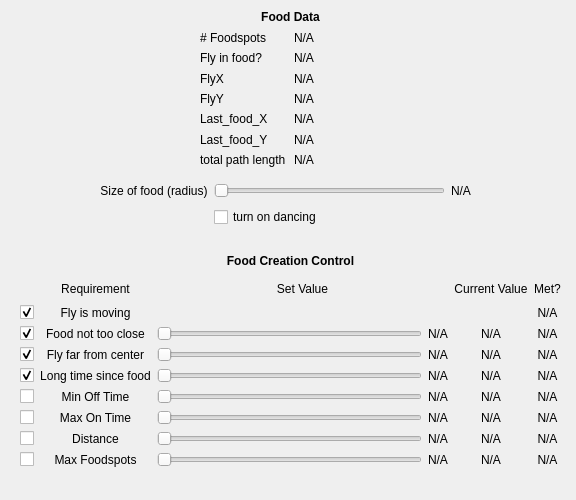
<?xml version="1.0" encoding="UTF-8"?>
<ui version="4.0">
 <class>Form</class>
 <widget class="QWidget" name="Form">
  <property name="enabled">
   <bool>true</bool>
  </property>
  <property name="geometry">
   <rect>
    <x>0</x>
    <y>0</y>
    <width>576</width>
    <height>500</height>
   </rect>
  </property>
  <property name="font">
   <font>
    <strikeout>false</strikeout>
   </font>
  </property>
  <property name="windowTitle">
   <string>FlyVR BigRig</string>
  </property>
  <property name="autoFillBackground">
   <bool>false</bool>
  </property>
  <widget class="QWidget" name="gridLayoutWidget">
   <property name="geometry">
    <rect>
     <x>200</x>
     <y>10</y>
     <width>181</width>
     <height>157</height>
    </rect>
   </property>
   <layout class="QGridLayout" name="gridLayout">
    <item row="1" column="1">
     <widget class="QLabel" name="num_food_label">
      <property name="text">
       <string>N/A</string>
      </property>
     </widget>
    </item>
    <item row="4" column="0">
     <widget class="QLabel" name="label_16">
      <property name="text">
       <string>FlyY</string>
      </property>
     </widget>
    </item>
    <item row="3" column="1">
     <widget class="QLabel" name="fly_x_label">
      <property name="text">
       <string>N/A</string>
      </property>
     </widget>
    </item>
    <item row="1" column="0">
     <widget class="QLabel" name="label_11">
      <property name="text">
       <string># Foodspots</string>
      </property>
     </widget>
    </item>
    <item row="3" column="0">
     <widget class="QLabel" name="label_15">
      <property name="text">
       <string>FlyX</string>
      </property>
     </widget>
    </item>
    <item row="6" column="1">
     <widget class="QLabel" name="last_food_y_label">
      <property name="text">
       <string>N/A</string>
      </property>
     </widget>
    </item>
    <item row="2" column="1">
     <widget class="QLabel" name="fly_in_food_label">
      <property name="text">
       <string>N/A</string>
      </property>
     </widget>
    </item>
    <item row="6" column="0">
     <widget class="QLabel" name="label_18">
      <property name="text">
       <string>Last_food_Y</string>
      </property>
     </widget>
    </item>
    <item row="5" column="1">
     <widget class="QLabel" name="last_food_x_label">
      <property name="text">
       <string>N/A</string>
      </property>
     </widget>
    </item>
    <item row="0" column="0" colspan="2">
     <widget class="QLabel" name="label_10">
      <property name="text">
       <string>&lt;html&gt;&lt;head/&gt;&lt;body&gt;&lt;p&gt;&lt;span style=&quot; font-weight:600;&quot;&gt;Food Data&lt;/span&gt;&lt;/p&gt;&lt;/body&gt;&lt;/html&gt;</string>
      </property>
      <property name="alignment">
       <set>Qt::AlignCenter</set>
      </property>
     </widget>
    </item>
    <item row="5" column="0">
     <widget class="QLabel" name="label_17">
      <property name="text">
       <string>Last_food_X</string>
      </property>
     </widget>
    </item>
    <item row="2" column="0">
     <widget class="QLabel" name="label_14">
      <property name="text">
       <string>Fly in food?</string>
      </property>
     </widget>
    </item>
    <item row="4" column="1">
     <widget class="QLabel" name="fly_y_label">
      <property name="text">
       <string>N/A</string>
      </property>
     </widget>
    </item>
    <item row="7" column="0">
     <widget class="QLabel" name="label_2">
      <property name="text">
       <string>total path length</string>
      </property>
     </widget>
    </item>
    <item row="7" column="1">
     <widget class="QLabel" name="total_path_label">
      <property name="text">
       <string>N/A</string>
      </property>
     </widget>
    </item>
   </layout>
  </widget>
  <widget class="QWidget" name="gridLayoutWidget_2">
   <property name="geometry">
    <rect>
     <x>20</x>
     <y>250</y>
     <width>541</width>
     <height>217</height>
    </rect>
   </property>
   <layout class="QGridLayout" name="gridLayout_2">
    <item row="6" column="1">
     <widget class="QLabel" name="label_3">
      <property name="text">
       <string>Min Off Time</string>
      </property>
      <property name="alignment">
       <set>Qt::AlignCenter</set>
      </property>
     </widget>
    </item>
    <item row="2" column="5">
     <widget class="QLabel" name="fly_moving_met_label">
      <property name="text">
       <string>N/A</string>
      </property>
      <property name="alignment">
       <set>Qt::AlignCenter</set>
      </property>
     </widget>
    </item>
    <item row="5" column="1">
     <widget class="QLabel" name="label_20">
      <property name="text">
       <string>Long time since food</string>
      </property>
      <property name="alignment">
       <set>Qt::AlignCenter</set>
      </property>
     </widget>
    </item>
    <item row="4" column="0">
     <widget class="QCheckBox" name="min_fly_dist_from_center_checkbox">
      <property name="text">
       <string/>
      </property>
      <property name="checked">
       <bool>true</bool>
      </property>
      <property name="tristate">
       <bool>false</bool>
      </property>
     </widget>
    </item>
    <item row="3" column="2">
     <widget class="QSlider" name="min_food_distance_slider">
      <property name="orientation">
       <enum>Qt::Horizontal</enum>
      </property>
     </widget>
    </item>
    <item row="3" column="4">
     <widget class="QLabel" name="food_distance_label">
      <property name="text">
       <string>N/A</string>
      </property>
      <property name="alignment">
       <set>Qt::AlignCenter</set>
      </property>
     </widget>
    </item>
    <item row="1" column="1">
     <widget class="QLabel" name="fly_major_axis_label_6">
      <property name="text">
       <string>Requirement</string>
      </property>
      <property name="alignment">
       <set>Qt::AlignCenter</set>
      </property>
     </widget>
    </item>
    <item row="4" column="2">
     <widget class="QSlider" name="min_fly_dist_from_center_slider">
      <property name="orientation">
       <enum>Qt::Horizontal</enum>
      </property>
     </widget>
    </item>
    <item row="3" column="5">
     <widget class="QLabel" name="food_distance_met_label">
      <property name="text">
       <string>N/A</string>
      </property>
      <property name="alignment">
       <set>Qt::AlignCenter</set>
      </property>
     </widget>
    </item>
    <item row="1" column="4">
     <widget class="QLabel" name="fly_major_axis_label_7">
      <property name="text">
       <string>Current Value</string>
      </property>
      <property name="alignment">
       <set>Qt::AlignCenter</set>
      </property>
     </widget>
    </item>
    <item row="1" column="5">
     <widget class="QLabel" name="fly_major_axis_label_4">
      <property name="text">
       <string>Met?</string>
      </property>
      <property name="alignment">
       <set>Qt::AlignCenter</set>
      </property>
     </widget>
    </item>
    <item row="3" column="0">
     <widget class="QCheckBox" name="min_food_distance_checkbox">
      <property name="text">
       <string/>
      </property>
      <property name="checked">
       <bool>true</bool>
      </property>
      <property name="tristate">
       <bool>false</bool>
      </property>
     </widget>
    </item>
    <item row="3" column="1">
     <widget class="QLabel" name="label_12">
      <property name="text">
       <string>Food not too close</string>
      </property>
      <property name="alignment">
       <set>Qt::AlignCenter</set>
      </property>
     </widget>
    </item>
    <item row="5" column="2">
     <widget class="QSlider" name="min_time_since_food_slider">
      <property name="orientation">
       <enum>Qt::Horizontal</enum>
      </property>
     </widget>
    </item>
    <item row="5" column="0">
     <widget class="QCheckBox" name="min_time_since_food_checkbox">
      <property name="text">
       <string/>
      </property>
      <property name="checked">
       <bool>true</bool>
      </property>
      <property name="tristate">
       <bool>false</bool>
      </property>
     </widget>
    </item>
    <item row="1" column="2" colspan="2">
     <widget class="QLabel" name="fly_major_axis_label_5">
      <property name="text">
       <string>Set Value</string>
      </property>
      <property name="alignment">
       <set>Qt::AlignCenter</set>
      </property>
     </widget>
    </item>
    <item row="4" column="3">
     <widget class="QLabel" name="min_fly_dist_from_center_label">
      <property name="text">
       <string>N/A</string>
      </property>
      <property name="alignment">
       <set>Qt::AlignCenter</set>
      </property>
     </widget>
    </item>
    <item row="3" column="3">
     <widget class="QLabel" name="min_food_distance_label">
      <property name="text">
       <string>N/A</string>
      </property>
      <property name="alignment">
       <set>Qt::AlignCenter</set>
      </property>
     </widget>
    </item>
    <item row="4" column="5">
     <widget class="QLabel" name="fly_dist_from_center_met_label">
      <property name="text">
       <string>N/A</string>
      </property>
      <property name="alignment">
       <set>Qt::AlignCenter</set>
      </property>
     </widget>
    </item>
    <item row="5" column="5">
     <widget class="QLabel" name="time_since_food_met_label">
      <property name="text">
       <string>N/A</string>
      </property>
      <property name="alignment">
       <set>Qt::AlignCenter</set>
      </property>
     </widget>
    </item>
    <item row="0" column="0" colspan="6">
     <widget class="QLabel" name="label_13">
      <property name="text">
       <string>&lt;html&gt;&lt;head/&gt;&lt;body&gt;&lt;p&gt;&lt;span style=&quot; font-weight:600;&quot;&gt;Food Creation Control&lt;/span&gt;&lt;/p&gt;&lt;/body&gt;&lt;/html&gt;</string>
      </property>
      <property name="alignment">
       <set>Qt::AlignCenter</set>
      </property>
     </widget>
    </item>
    <item row="5" column="3">
     <widget class="QLabel" name="min_time_since_food_label">
      <property name="text">
       <string>N/A</string>
      </property>
      <property name="alignment">
       <set>Qt::AlignCenter</set>
      </property>
     </widget>
    </item>
    <item row="5" column="4">
     <widget class="QLabel" name="time_since_food_label">
      <property name="text">
       <string>N/A</string>
      </property>
      <property name="alignment">
       <set>Qt::AlignCenter</set>
      </property>
     </widget>
    </item>
    <item row="4" column="1">
     <widget class="QLabel" name="label_19">
      <property name="text">
       <string>Fly far from center</string>
      </property>
      <property name="alignment">
       <set>Qt::AlignCenter</set>
      </property>
     </widget>
    </item>
    <item row="4" column="4">
     <widget class="QLabel" name="fly_dist_from_center_label">
      <property name="text">
       <string>N/A</string>
      </property>
      <property name="alignment">
       <set>Qt::AlignCenter</set>
      </property>
     </widget>
    </item>
    <item row="8" column="2">
     <widget class="QSlider" name="fly_path_distance_slider">
      <property name="orientation">
       <enum>Qt::Horizontal</enum>
      </property>
     </widget>
    </item>
    <item row="8" column="0">
     <widget class="QCheckBox" name="fly_path_distance_checkbox">
      <property name="text">
       <string/>
      </property>
     </widget>
    </item>
    <item row="8" column="1">
     <widget class="QLabel" name="label">
      <property name="text">
       <string>Distance</string>
      </property>
      <property name="alignment">
       <set>Qt::AlignCenter</set>
      </property>
     </widget>
    </item>
    <item row="8" column="3">
     <widget class="QLabel" name="min_fly_path_distance_label">
      <property name="text">
       <string>N/A</string>
      </property>
      <property name="alignment">
       <set>Qt::AlignCenter</set>
      </property>
     </widget>
    </item>
    <item row="8" column="4">
     <widget class="QLabel" name="current_path_distance_label">
      <property name="text">
       <string>N/A</string>
      </property>
      <property name="alignment">
       <set>Qt::AlignCenter</set>
      </property>
     </widget>
    </item>
    <item row="8" column="5">
     <widget class="QLabel" name="fly_path_distance_met_label">
      <property name="text">
       <string>N/A</string>
      </property>
      <property name="alignment">
       <set>Qt::AlignCenter</set>
      </property>
     </widget>
    </item>
    <item row="2" column="0">
     <widget class="QCheckBox" name="fly_moving_checkbox">
      <property name="text">
       <string/>
      </property>
      <property name="checked">
       <bool>true</bool>
      </property>
      <property name="tristate">
       <bool>false</bool>
      </property>
     </widget>
    </item>
    <item row="2" column="1">
     <widget class="QLabel" name="label_21">
      <property name="text">
       <string>Fly is moving</string>
      </property>
      <property name="alignment">
       <set>Qt::AlignCenter</set>
      </property>
     </widget>
    </item>
    <item row="7" column="1">
     <widget class="QLabel" name="label_4">
      <property name="text">
       <string>Max On Time</string>
      </property>
      <property name="alignment">
       <set>Qt::AlignCenter</set>
      </property>
     </widget>
    </item>
    <item row="6" column="0">
     <widget class="QCheckBox" name="min_off_time_checkbox">
      <property name="text">
       <string/>
      </property>
     </widget>
    </item>
    <item row="7" column="0">
     <widget class="QCheckBox" name="max_on_time_checkbox">
      <property name="text">
       <string/>
      </property>
     </widget>
    </item>
    <item row="7" column="2">
     <widget class="QSlider" name="max_on_time_slider">
      <property name="orientation">
       <enum>Qt::Horizontal</enum>
      </property>
     </widget>
    </item>
    <item row="6" column="3">
     <widget class="QLabel" name="set_min_off_time">
      <property name="text">
       <string>N/A</string>
      </property>
      <property name="alignment">
       <set>Qt::AlignCenter</set>
      </property>
     </widget>
    </item>
    <item row="7" column="3">
     <widget class="QLabel" name="set_max_on_time">
      <property name="text">
       <string>N/A</string>
      </property>
      <property name="alignment">
       <set>Qt::AlignCenter</set>
      </property>
     </widget>
    </item>
    <item row="6" column="4">
     <widget class="QLabel" name="off_time_track_label">
      <property name="text">
       <string>N/A</string>
      </property>
      <property name="alignment">
       <set>Qt::AlignCenter</set>
      </property>
     </widget>
    </item>
    <item row="7" column="4">
     <widget class="QLabel" name="on_time_track_label">
      <property name="text">
       <string>N/A</string>
      </property>
      <property name="alignment">
       <set>Qt::AlignCenter</set>
      </property>
     </widget>
    </item>
    <item row="6" column="5">
     <widget class="QLabel" name="min_off_time_met_label">
      <property name="text">
       <string>N/A</string>
      </property>
      <property name="alignment">
       <set>Qt::AlignCenter</set>
      </property>
     </widget>
    </item>
    <item row="7" column="5">
     <widget class="QLabel" name="max_on_time_met_label">
      <property name="text">
       <string>N/A</string>
      </property>
      <property name="alignment">
       <set>Qt::AlignCenter</set>
      </property>
     </widget>
    </item>
    <item row="6" column="2">
     <widget class="QSlider" name="min_off_time_slider">
      <property name="orientation">
       <enum>Qt::Horizontal</enum>
      </property>
     </widget>
    </item>
    <item row="9" column="2">
     <widget class="QSlider" name="number_foodspots_slider">
      <property name="orientation">
       <enum>Qt::Horizontal</enum>
      </property>
     </widget>
    </item>
    <item row="9" column="1">
     <widget class="QLabel" name="labelfoodspots">
      <property name="text">
       <string>Max Foodspots</string>
      </property>
      <property name="alignment">
       <set>Qt::AlignCenter</set>
      </property>
     </widget>
    </item>
    <item row="9" column="0">
     <widget class="QCheckBox" name="max_foodspots_checkbox">
      <property name="text">
       <string/>
      </property>
     </widget>
    </item>
    <item row="9" column="3">
     <widget class="QLabel" name="set_number_foodspots_label">
      <property name="text">
       <string>N/A</string>
      </property>
      <property name="alignment">
       <set>Qt::AlignCenter</set>
      </property>
     </widget>
    </item>
    <item row="9" column="4">
     <widget class="QLabel" name="current_number_foodspots_label">
      <property name="text">
       <string>N/A</string>
      </property>
      <property name="alignment">
       <set>Qt::AlignCenter</set>
      </property>
     </widget>
    </item>
    <item row="9" column="5">
     <widget class="QLabel" name="foodspots_met_label">
      <property name="text">
       <string>N/A</string>
      </property>
      <property name="alignment">
       <set>Qt::AlignCenter</set>
      </property>
     </widget>
    </item>
   </layout>
  </widget>
  <widget class="QWidget" name="gridLayoutWidget_3">
   <property name="geometry">
    <rect>
     <x>100</x>
     <y>180</y>
     <width>371</width>
     <height>51</height>
    </rect>
   </property>
   <layout class="QGridLayout" name="gridLayout_3">
    <item row="0" column="0">
     <widget class="QLabel" name="blah">
      <property name="text">
       <string>Size of food (radius)</string>
      </property>
      <property name="alignment">
       <set>Qt::AlignCenter</set>
      </property>
     </widget>
    </item>
    <item row="0" column="2">
     <widget class="QLabel" name="food_size_label">
      <property name="text">
       <string>N/A</string>
      </property>
      <property name="alignment">
       <set>Qt::AlignCenter</set>
      </property>
     </widget>
    </item>
    <item row="0" column="1">
     <widget class="QSlider" name="size_food_spot_slider">
      <property name="orientation">
       <enum>Qt::Horizontal</enum>
      </property>
     </widget>
    </item>
    <item row="1" column="1">
     <widget class="QCheckBox" name="remove_prev_foodspots_checkbox">
      <property name="text">
       <string>turn on dancing</string>
      </property>
     </widget>
    </item>
   </layout>
  </widget>
 </widget>
 <resources/>
 <connections/>
</ui>
